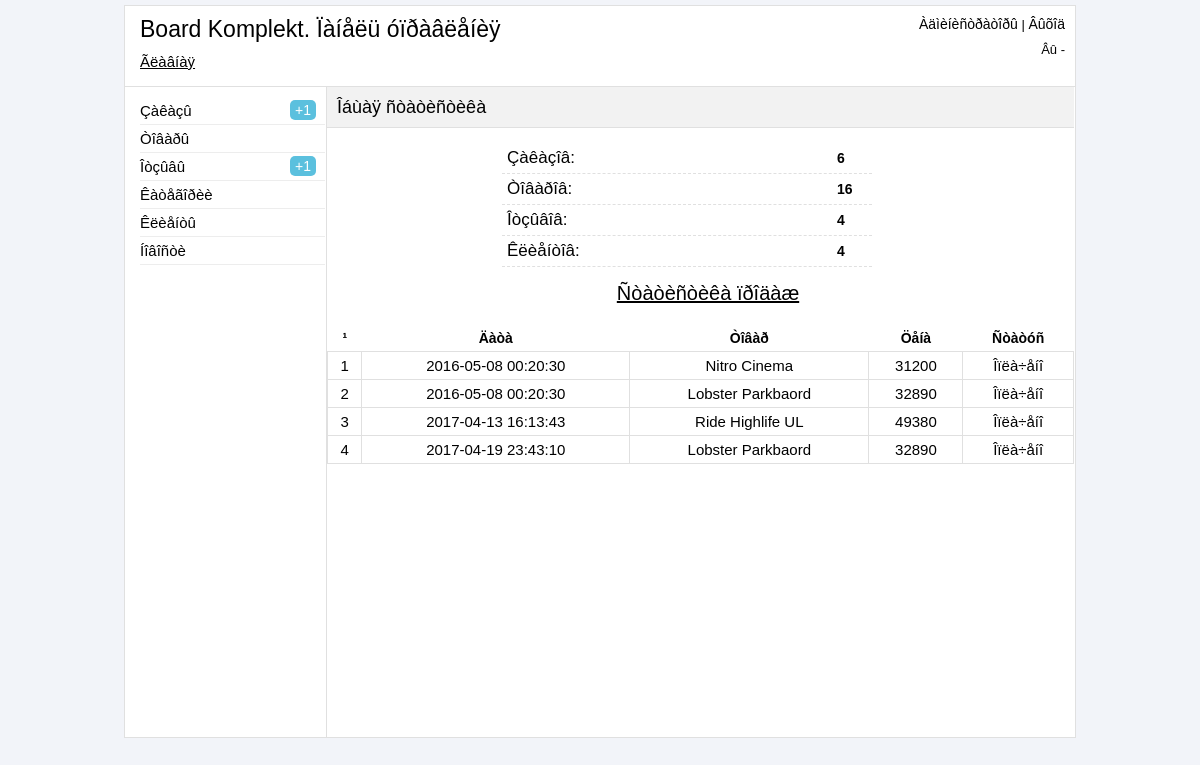
/admin/index.php (signed in), run on the app's committed database.
### tables this page shows
CREATE TABLE IF NOT EXISTS `table_products` (
  `products_id` int(11) NOT NULL AUTO_INCREMENT,
  `title` varchar(255) NOT NULL,
  `price` int(11) NOT NULL,
  `seo_words` text NOT NULL,
  `seo_description` text NOT NULL,
  `mini_description` varchar(280) NOT NULL,
  `image` varchar(255) NOT NULL,
  `description` text NOT NULL,
  `mini_features` varchar(280) NOT NULL,
  `features` text NOT NULL,
  `datetime` datetime NOT NULL,
  `new` tinyint(4) NOT NULL DEFAULT '0',
  `leader` tinyint(4) NOT NULL DEFAULT '0',
  `sale` tinyint(4) NOT NULL DEFAULT '0',
  `visible` tinyint(4) NOT NULL DEFAULT '0',
  `brand_id` int(11) NOT NULL,
  PRIMARY KEY (`products_id`),
  KEY `products_id` (`products_id`),
  KEY `products_id_2` (`products_id`),
  KEY `brand_id` (`brand_id`)
);

CREATE TABLE IF NOT EXISTS `orders` (
  `order_id` int(11) NOT NULL AUTO_INCREMENT,
  `id_buyer` int(11) NOT NULL,
  `order_datetime` datetime NOT NULL,
  `order_total_price` int(11) NOT NULL,
  `order_delivery` varchar(255) NOT NULL,
  `order_type_pay` varchar(100) NOT NULL,
  `order_note` text NOT NULL,
  `order_confirmed` varchar(50) NOT NULL DEFAULT 'no',
  `order_pay` varchar(40) NOT NULL,
  PRIMARY KEY (`order_id`),
  KEY `id_buyer` (`id_buyer`)
);

CREATE TABLE IF NOT EXISTS `buy_products` (
  `buy_id` int(11) NOT NULL AUTO_INCREMENT,
  `buy_id_order` int(11) NOT NULL,
  `buy_id_product` int(11) NOT NULL,
  `buy_count_product` int(11) NOT NULL,
  PRIMARY KEY (`buy_id`),
  KEY `buy_id` (`buy_id`),
  KEY `buy_id_order` (`buy_id_order`),
  KEY `buy_id_product` (`buy_id_product`)
);

### admin/index.php (the view, shortened to what this page needs)
<?php
	if ($_SESSION['auth_admin'] == "yes_auth")
	{
		include("include/db_connect.php");
?>
<!DOCTYPE HTML>
<html>
<head>
	<link href ="css/reset.css" rel="stylesheet" type="text/css" />
	<link href ="css/style.css" rel="stylesheet" type="text/css" />
</head>
<body>
<div class="block-body">
	<?php
		include("include/block-header.php");
        $countOrders = mysql_query("SELECT * FROM orders", $link);
        $resultCountOrders = mysql_num_rows($countOrders);
        $countProducts = mysql_query("SELECT * FROM table_products", $link);
        $resultCountProducts = mysql_num_rows($countProducts);
        $countReviews = mysql_query("SELECT * FROM table_reviews", $link);
        $resultCountReviews = mysql_num_rows($countReviews);
        $countClients = mysql_query("SELECT * FROM reg_user", $link);
        $resultCountClients = mysql_num_rows($countClients);
	?>
	<div class="block-content">
		<div class = "block-parameters">
			<p class="title-page">Îáùàÿ ñòàòèñòèêà</p>
		</div>
        <ul class="general-stat">
            <li><p>Çàêàçîâ: <b><?php echo $resultCountOrders?></b></p></li>
            <li><p>Òîâàðîâ: <b><?php echo $resultCountProducts?></b></p></li>
            <li><p>Îòçûâîâ: <b><?php echo $resultCountReviews?></b></p></li>
            <li><p>Êëèåíòîâ: <b><?php echo $resultCountClients?></b></p></li>
        </ul>
        <h3 class="title-stat">Ñòàòèñòèêà ïðîäàæ</h3>
        <table align="center" cellpadding="10" width="100%">
            <tr>
                <th>¹</th>
                <th>Äàòà</th>
                <th>Òîâàð</th>
                <th>Öåíà</th>
                <th>Ñòàòóñ</th>
            </tr>
            <?php
                $result = mysql_query("SELECT * FROM orders,buy_products WHERE orders.order_pay='accepted' AND orders.order_id=buy_products.buy_id_order", $link);
                if (mysql_num_rows($result) > 0) {
                    $row = mysql_fetch_array($result);
                do {
                    $index_count = $index_count + 1;
                      $resultInfoProduct = mysql_query("SELECT * FROM table_products WHERE products_id='{$row["buy_id_product"]}'", $link);
                      if (mysql_num_rows($resultInfoProduct)) {
                        $rowInfoProduct = mysql_fetch_array($resultInfoProduct);
                      }
                      $stat_pay = "Îïëà÷åíî";
                    echo '
                    <tr>
                        <td align="center">'.$index_count.'</td>
                        <td align="center">'.$row["order_datetime"].'</td>
                        <td align="center">'.$rowInfoProduct["title"].'</td>
                        <td align="center">'.$rowInfoProduct["price"].'</td>
                        <td align="center">'.$stat_pay.'</td>
                    </tr>
                    ';
                } while ($row = mysql_fetch_array($result));
                }
                ?>
        </table>
	</div>
</div>
</body>
</html>
<?php
	}
	else
	{
		header("Location: login.php");
	}
?>

### admin/css/style.css (style rules this page uses)
body { background-color: #F2F4F9 }
b { font-weight:bold; }
table { margin-top: 20px; }
th { padding-left: 5px; padding-right: 5px; padding-top: 5px; padding-bottom: 5px; font: bold 14px sans-serif; }
td { padding-left: 5px; padding-right: 5px; padding-top: 5px; padding-bottom: 5px; border: 1px solid #E0E0E0; font: 15px sans-serif; vertical-align: middle; }
.block-body { width: 950px; margin: 5px auto; background-color: white; border: 1px solid #E0E0E0; }
.block-header-left a { font: 15px sans-serif; color: black; }
.block-content { width: 747px; min-height: 650px; height: auto; margin-left: 201px; border-left: 1px solid #E0E0E0; }
.block-parameters { height: 40px; border-bottom: 1px solid #E0E0E0; background-color: #F2F2F2; }
.title-page { font: 18px sans-serif; margin-top: 10px; margin-left: 10px; position: absolute; }
.general-stat { margin-top: 15px; margin-left: 160px; width: 400px; }
.general-stat li { border-bottom: 1px dashed #E0E0E0; margin-left: 15px; margin-right: 15px; }
.general-stat p { font: 17px arial; margin: 0; padding: 5px; }
.general-stat b { position: absolute; margin-left: 330px; display: block; margin-top: -18px; font: bold 14px sans-serif; }
.title-stat { font: 20px sans-serif; margin-left: 15px; margin-top: 15px; text-align: center; text-decoration: underline; }

### data on the page
table_products: title "Nitro Cinema", price "31200", stat_pay "Îïëà÷åíî"
orders: order_datetime "2016-05-08 00:20:30"
buy_products: buy_id_order.order_datetime "2016-05-08 00:20:30", buy_id_product.title "Lobster Parkbaord", buy_id_product.price "32890", stat_pay "Îïëà÷åíî"
buy_products: buy_id_order.order_datetime "2017-04-13 16:13:43", buy_id_product.title "Ride Highlife UL", buy_id_product.price "49380", stat_pay "Îïëà÷åíî"
buy_products: buy_id_order.order_datetime "2017-04-19 23:43:10", buy_id_product.title "Lobster Parkbaord", buy_id_product.price "32890", stat_pay "Îïëà÷åíî"

### other printed values
$_SESSION['urlpage'] "Ãëàâíàÿ"
$countNoConfirmedOrders "1"
$countNoApprovedReviews "1"
$resultCountOrders "6"
$resultCountProducts "16"
$resultCountReviews "4"
$resultCountClients "4"
